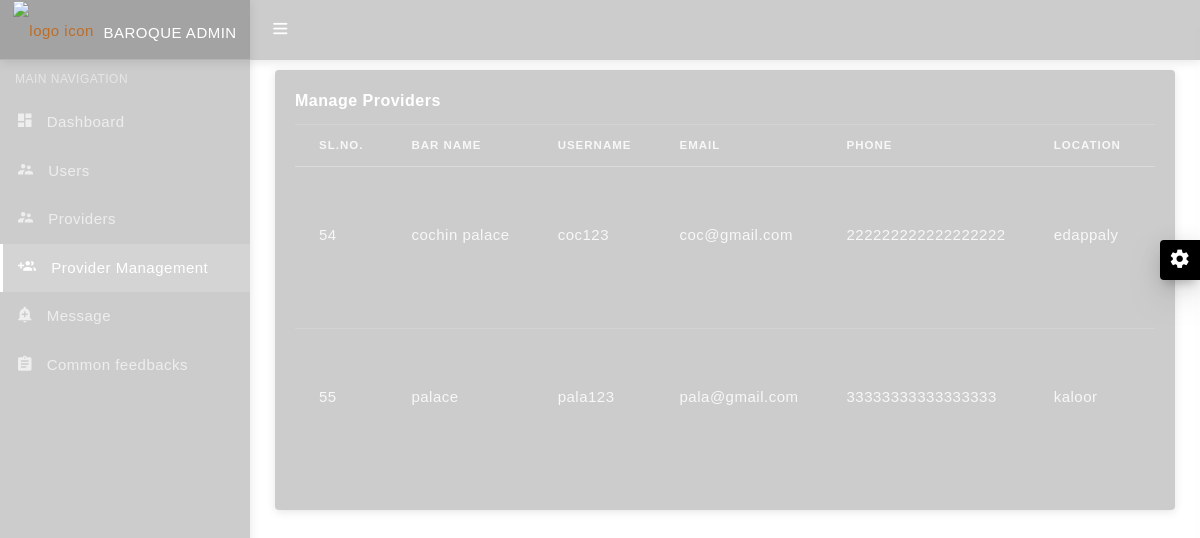
The page /promanage on the database its author committed.
### barapp/models.py (models this page shows, shortened)
class proreg(models.Model):
    barname = models.CharField(max_length=20)
    email = models.EmailField()
    license = models.FileField()
    uname = models.CharField(max_length=30)
    location = models.CharField(max_length=20)
    address = models.CharField(max_length=100)
    phone = models.IntegerField()
    action = models.CharField(max_length=20)

### barapp/views.py (the view)
# urls.py: path('promanage', views.promanage),
def promanage(re):
    d = proreg.objects.filter(action="p")
    return render(re,'admin/promanage.html',{'r':d})

### templates/admin/promanage.html (shortened to what this page needs)
<!DOCTYPE html>
{% load static %}
<html lang="en">
<head>
  <link href="{% static 'assets1/css/pace.min.css' %}" rel="stylesheet"/>
  <link href="{% static 'assets1/plugins/simplebar/css/simplebar.css' %}" rel="stylesheet"/>
  <link href="{% static 'assets1/css/bootstrap.min.css' %}" rel="stylesheet"/>
  <link href="{% static 'assets1/css/animate.css' %}" rel="stylesheet" type="text/css"/>
  <link href="{% static 'assets1/css/icons.css' %}" rel="stylesheet" type="text/css"/>
  <link href="{% static 'assets1/css/sidebar-menu.css' %}" rel="stylesheet"/>
  <link href="{% static 'assets1/css/app-style.css' %}" rel="stylesheet"/>
      <link href="{% static 'css/tooplate-barista.css' %}" rel="stylesheet">
</head>
<body class="bg-theme bg-theme1">
 <div id="wrapper">
   <div id="sidebar-wrapper" data-simplebar="" data-simplebar-auto-hide="true">
     <div class="brand-logo">
      <a href="index.html">
       <img src="{% static 'assets1/images/logo-icon.png' %}" class="logo-icon" alt="logo icon">
       <h5 class="logo-text">BaroQue Admin</h5>
     </a>
   </div>
   <ul class="sidebar-menu do-nicescrol">
      <li class="sidebar-header">MAIN NAVIGATION</li>
     <li>
        <a href="adash">
          <i class="zmdi zmdi-view-dashboard"></i> <span>Dashboard</span>
        </a>
      </li>
      <li>
        <a href="users">
          <i class="zmdi zmdi-accounts-alt"></i> <span>Users</span>
        </a>
      </li>
       <li>
        <a href="providers">
          <i class="zmdi zmdi-accounts-alt"></i> <span>Providers</span>
        </a>
      </li>
      <li>
        <a href="promanage">
          <i class="zmdi zmdi-accounts-add"></i> <span>Provider Management</span>
        </a>
      </li>
      <li>
        <a href="promessage">
          <i class="zmdi zmdi-notifications-add"></i> <span>Message</span>
        </a>
      </li>
      <li>
        <a href="commonfeedback">
          <i class="zmdi zmdi-assignment"></i> <span>Common feedbacks</span>
        </a>
      </li>
    </ul>
   </div>
<header class="topbar-nav">
 <nav class="navbar navbar-expand fixed-top">
  <ul class="navbar-nav mr-auto align-items-center">
    <li class="nav-item">
      <a class="nav-link toggle-menu" href="javascript:void();">
       <i class="icon-menu menu-icon"></i>
     </a>
    </li>
  </ul>
</nav>
</header>
  <div class="content-wrapper">
    <div class="container-fluid">
      <div class="row">
        <div class="col-lg-12">
          <div class="card">
            <div class="card-body">
              <h5 class="card-title">Manage Providers</h5>
			  <div class="table-responsive">
              <table class="table table-hover">
                <thead>
                  <tr>
                    <th scope="col">Sl.No.</th>
                    <th scope="col">Bar Name</th>
                    <th scope="col">Username</th>
                    <th scope="col">Email</th>
                    <th scope="col">Phone</th>
                    <th scope="col">Location</th>
                    <th scope="col">Address</th>
                  </tr>
                </thead>
                <tbody>
                  <tr class="table-body-row">
                        {% for i in r %}
                            <td><br><br>{{i.id}}</td>
                            <td><br><br>{{i.barname}}</td>
                            <td><br><br>{{i.uname}}</td>
                            <td><br><br>{{i.email}}</td>
                            <td><br><br>{{i.phone}}</td>
                            <td><br><br>{{i.location}}</td>
                            <td><br><br>{{i.address}}</td>
                  </tr>
                        {% endfor %}
                </tbody>
              </table>
            </div>
            </div>
          </div>
        </div>
      </div>
    </div>
    </div>
   <div class="right-sidebar">
    <div class="switcher-icon">
      <i class="zmdi zmdi-settings zmdi-hc-spin"></i>
    </div>
   </div>
  </div>
</body>
</html>

### staticfiles/assets1/css/sidebar-menu.css (style rules this page uses)
.sidebar-menu { list-style: none; margin: 0; padding: 0; background-color: transparent; }
.sidebar-menu>li { position: relative; margin: 0; padding: 0; }
.sidebar-menu>li>a { padding: 13px 5px 13px 15px; display: block; border-left: 3px solid transparent; color: rgba(255, 255, 255, 0.65); font-size: 15px; }
.sidebar-menu>li:hover>a, .sidebar-menu>li.active>a { color: #ffffff; background: rgba(255, 255, 255, 0.15); border-left-color: #ffffff; }
.sidebar-menu li.sidebar-header { padding: 10px 25px 10px 15px; font-size: 12px; color: rgba(255, 255, 255, 0.5); }
.sidebar-menu a { color: #b8c7ce; text-decoration: none; }

### staticfiles/css/tooplate-barista.css (style rules this page uses)
:root { --white-color: #ffffff; --primary-color: #BC6C25; --secondary-color: #DDA15E; --section-bg-color: #b78752; --custom-btn-bg-color: #DDA15E; --custom-btn-bg-hover-color: #ff0000; --dark-color: #000000; --p-color: #717275; --border-color: #7fffd4; --link-hover-color: #E76F51; --body-font-family: 'Plus Jakarta Sans', sans-serif; --h1-font-size: 68px; --h2-font-size: 46px; --h3-font-size: 32px; --h4-font-size: 28px; --h5-font-size: 24px; --h6-font-size: 22px; --p-font-size: 20px; --btn-font-size: 16px; --form-btn-font-size: 18px; --menu-font-size: 16px; --border-radius-large: 100px; --border-radius-medium: 20px; --border-radius-small: 10px; --font-weight-thin: 200; --font-weight-light: 300; --font-weight-normal: 400; --font-weight-bold: 700; }
body { background-color: var(--white-color); font-family: var(--body-font-family); }
h2, h3, h4, h5, h6 { color: var(--dark-color); }
h1, h2, h3, h4, h5, h6 { font-weight: var(--font-weight-bold); }
h5 { font-size: var(--h5-font-size); }
ul li { color: var(--p-color); font-size: var(--p-font-size); font-weight: var(--font-weight-light); }
a, button { touch-action: manipulation; transition: all 0.3s; }
a { display: inline-block; color: var(--primary-color); text-decoration: none; }
.navbar { background: transparent; z-index: 999999; padding-top: 30px; padding-bottom: 30px; }
.navbar-nav .nav-link { display: inline-block; color: var(--white-color); font-size: var(--menu-font-size); font-weight: var(--font-weight-bold); padding-top: 15px; padding-bottom: 15px; }

### rows shown on the page
proreg: id "54", barname "cochin palace", uname "coc123", email "coc@gmail.com", phone "222222222222222222", location "edappaly"
proreg: id "55", barname "palace", uname "pala123", email "pala@gmail.com", phone "33333333333333333", location "kaloor"
